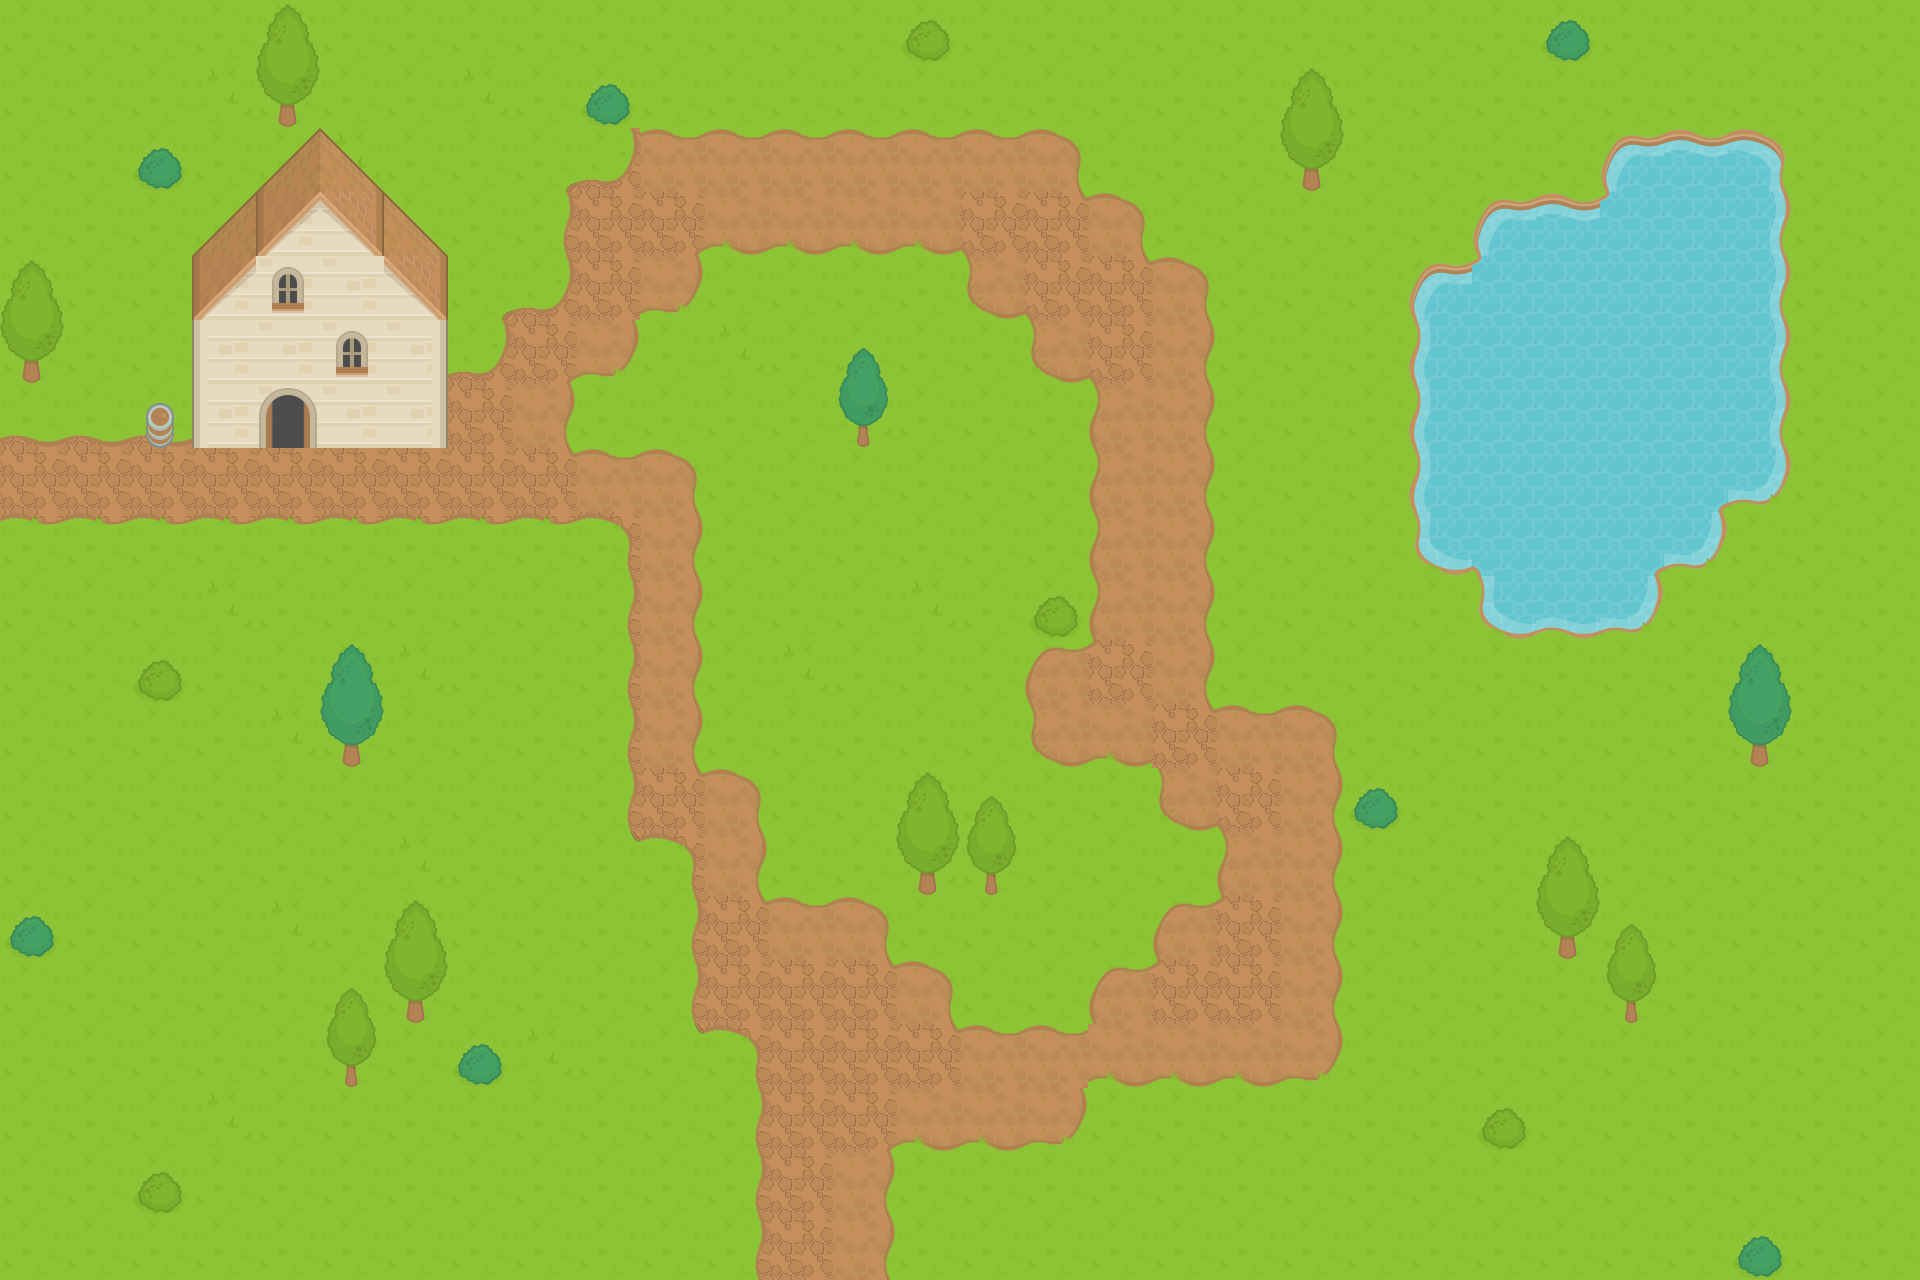

A level layout from a 2D game, rendered from its tile map. Below: a short description, then the map file with its tile-grid data intact:
An orthogonal 30x20 tile map with 64x64 px tiles, 5 tile layers (ground, house-bg, house-fg, trees, ...).

<map version="1.9" tiledversion="1.9.2" orientation="orthogonal" renderorder="right-down" width="30" height="20" tilewidth="64" tileheight="64" infinite="0" nextlayerid="6" nextobjectid="1">
 <editorsettings>
  <export target="../public/assets/json/levelOne-map.json" format="json" />
 </editorsettings>
 <tileset firstgid="1" name="main" tilewidth="64" tileheight="64" tilecount="247" columns="19">
  <image source="../public/assets/images/levels-map.png" width="1277" height="832" />
 </tileset>
 <layer id="1" name="ground" width="30" height="20">
  <data encoding="csv">
21,21,21,21,21,21,21,21,21,21,21,21,21,21,21,21,21,21,21,21,21,21,21,21,21,21,21,21,21,21,
21,21,21,43,21,21,21,43,21,21,21,21,21,21,21,21,21,21,21,21,21,21,21,21,21,21,21,21,21,21,
21,21,21,21,21,43,21,21,4,41,7,7,7,7,7,7,8,21,21,21,21,21,21,21,21,21,21,21,21,21,
21,21,21,21,43,21,21,21,22,26,9,45,45,45,45,10,28,8,21,21,21,21,21,21,21,21,21,21,21,21,
21,21,21,21,21,21,43,4,41,26,46,21,21,21,21,44,10,28,8,21,21,21,21,21,21,21,21,21,21,21,
21,21,21,43,21,21,4,41,9,46,21,43,21,21,21,21,44,10,27,21,21,21,21,21,21,21,21,21,21,21,
40,40,40,40,40,40,41,26,27,21,21,21,21,43,21,21,21,25,27,21,21,21,21,21,21,21,21,21,21,21,
26,26,26,26,26,26,26,26,28,7,8,21,21,21,21,21,21,25,27,21,21,21,21,21,21,21,21,21,21,21,
2,2,2,2,2,2,2,2,2,3,27,21,21,21,21,21,21,25,27,21,21,21,21,21,21,21,21,21,21,21,
21,21,21,43,21,21,21,21,21,22,27,21,21,21,43,21,21,25,27,21,21,21,21,21,21,21,21,21,21,21,
21,21,21,21,21,21,43,21,21,22,27,21,43,21,21,21,6,29,27,21,21,21,21,21,21,21,21,21,21,21,
21,21,21,21,43,21,21,21,21,22,27,21,21,21,21,21,44,45,28,7,8,21,21,21,21,21,21,21,21,21,
21,21,21,21,21,21,21,21,21,22,28,8,21,21,21,21,21,21,44,10,27,21,21,21,21,21,21,21,21,21,
21,21,21,21,21,21,43,21,21,23,3,27,21,21,43,21,21,21,21,25,27,21,21,21,21,21,21,21,21,21,
21,21,21,21,43,21,21,21,21,21,22,28,7,8,21,21,21,21,6,29,27,21,21,21,21,21,21,21,21,21,
21,21,21,21,21,21,21,21,21,21,22,26,26,28,8,21,21,6,29,26,27,21,21,21,21,21,21,21,21,21,
21,21,21,21,21,21,21,21,43,21,23,3,26,26,28,7,7,45,45,45,46,21,21,21,21,21,21,21,21,21,
21,21,21,43,21,21,21,21,21,21,21,22,26,9,45,45,46,21,21,21,21,21,21,21,21,21,21,21,21,21,
21,21,21,21,21,21,21,21,21,21,21,22,26,27,21,21,21,21,21,21,21,21,21,21,21,21,21,21,21,21,
21,21,21,21,21,21,21,21,21,21,21,22,26,27,21,21,21,21,21,21,21,21,21,21,21,21,21,21,21,21
</data>
 </layer>
 <layer id="5" name="house-bg" width="30" height="20" locked="1">
  <data encoding="csv">
0,0,0,0,0,0,0,0,0,0,0,0,0,0,0,0,0,0,0,0,0,0,0,0,0,0,0,0,0,0,
0,0,0,0,0,0,0,0,0,0,0,0,0,0,0,0,0,0,0,0,0,0,0,0,0,0,0,0,0,0,
0,0,0,0,0,0,0,0,0,0,0,0,0,0,0,0,0,0,0,0,0,0,0,0,0,0,0,0,0,0,
0,0,0,0,97,97,0,0,0,0,0,0,0,0,0,0,0,0,0,0,0,0,0,0,0,0,0,0,0,0,
0,0,0,97,97,97,97,0,0,0,0,0,0,0,0,0,0,0,0,0,0,0,0,0,0,0,0,0,0,0,
0,0,0,97,97,97,97,0,0,0,0,0,0,0,0,0,0,0,0,0,0,0,0,0,0,0,0,0,0,0,
0,0,0,97,97,97,97,0,0,0,0,0,0,0,0,0,0,0,0,0,0,0,0,0,0,0,0,0,0,0,
0,0,0,0,0,0,0,0,0,0,0,0,0,0,0,0,0,0,0,0,0,0,0,0,0,0,0,0,0,0,
0,0,0,0,0,0,0,0,0,0,0,0,0,0,0,0,0,0,0,0,0,0,0,0,0,0,0,0,0,0,
0,0,0,0,0,0,0,0,0,0,0,0,0,0,0,0,0,0,0,0,0,0,0,0,0,0,0,0,0,0,
0,0,0,0,0,0,0,0,0,0,0,0,0,0,0,0,0,0,0,0,0,0,0,0,0,0,0,0,0,0,
0,0,0,0,0,0,0,0,0,0,0,0,0,0,0,0,0,0,0,0,0,0,0,0,0,0,0,0,0,0,
0,0,0,0,0,0,0,0,0,0,0,0,0,0,0,0,0,0,0,0,0,0,0,0,0,0,0,0,0,0,
0,0,0,0,0,0,0,0,0,0,0,0,0,0,0,0,0,0,0,0,0,0,0,0,0,0,0,0,0,0,
0,0,0,0,0,0,0,0,0,0,0,0,0,0,0,0,0,0,0,0,0,0,0,0,0,0,0,0,0,0,
0,0,0,0,0,0,0,0,0,0,0,0,0,0,0,0,0,0,0,0,0,0,0,0,0,0,0,0,0,0,
0,0,0,0,0,0,0,0,0,0,0,0,0,0,0,0,0,0,0,0,0,0,0,0,0,0,0,0,0,0,
0,0,0,0,0,0,0,0,0,0,0,0,0,0,0,0,0,0,0,0,0,0,0,0,0,0,0,0,0,0,
0,0,0,0,0,0,0,0,0,0,0,0,0,0,0,0,0,0,0,0,0,0,0,0,0,0,0,0,0,0,
0,0,0,0,0,0,0,0,0,0,0,0,0,0,0,0,0,0,0,0,0,0,0,0,0,0,0,0,0,0
</data>
 </layer>
 <layer id="4" name="house-fg" width="30" height="20" locked="1">
  <data encoding="csv">
0,0,0,0,0,0,0,0,0,0,0,0,0,0,0,0,0,0,0,0,0,0,0,0,0,0,0,0,0,0,
0,0,0,0,0,0,0,0,0,0,0,0,0,0,0,0,0,0,0,0,0,0,0,0,0,0,0,0,0,0,
0,0,0,0,117,118,0,0,0,0,0,0,0,0,0,0,0,0,0,0,0,0,0,0,0,0,0,0,0,0,
0,0,0,117,155,156,118,0,0,0,0,0,0,0,0,0,0,0,0,0,0,0,0,0,0,0,0,0,0,0,
0,0,0,155,203,0,156,0,0,0,0,0,0,0,0,0,0,0,0,0,0,0,0,0,0,0,0,0,0,0,
0,0,0,103,0,203,104,0,0,0,0,0,0,0,0,0,0,0,0,0,0,0,0,0,0,0,0,0,0,0,
0,0,200,103,243,0,104,0,0,0,0,0,0,0,0,0,0,0,0,0,0,0,0,0,0,0,0,0,0,0,
0,0,0,0,0,0,0,0,0,0,0,0,0,0,0,0,0,0,0,0,0,0,0,0,0,0,0,0,0,0,
0,0,0,0,0,0,0,0,0,0,0,0,0,0,0,0,0,0,0,0,0,0,0,0,0,0,0,0,0,0,
0,0,0,0,0,0,0,0,0,0,0,0,0,0,0,0,0,0,0,0,0,0,0,0,0,0,0,0,0,0,
0,0,0,0,0,0,0,0,0,0,0,0,0,0,0,0,0,0,0,0,0,0,0,0,0,0,0,0,0,0,
0,0,0,0,0,0,0,0,0,0,0,0,0,0,0,0,0,0,0,0,0,0,0,0,0,0,0,0,0,0,
0,0,0,0,0,0,0,0,0,0,0,0,0,0,0,0,0,0,0,0,0,0,0,0,0,0,0,0,0,0,
0,0,0,0,0,0,0,0,0,0,0,0,0,0,0,0,0,0,0,0,0,0,0,0,0,0,0,0,0,0,
0,0,0,0,0,0,0,0,0,0,0,0,0,0,0,0,0,0,0,0,0,0,0,0,0,0,0,0,0,0,
0,0,0,0,0,0,0,0,0,0,0,0,0,0,0,0,0,0,0,0,0,0,0,0,0,0,0,0,0,0,
0,0,0,0,0,0,0,0,0,0,0,0,0,0,0,0,0,0,0,0,0,0,0,0,0,0,0,0,0,0,
0,0,0,0,0,0,0,0,0,0,0,0,0,0,0,0,0,0,0,0,0,0,0,0,0,0,0,0,0,0,
0,0,0,0,0,0,0,0,0,0,0,0,0,0,0,0,0,0,0,0,0,0,0,0,0,0,0,0,0,0,
0,0,0,0,0,0,0,0,0,0,0,0,0,0,0,0,0,0,0,0,0,0,0,0,0,0,0,0,0,0
</data>
 </layer>
 <layer id="2" name="trees" width="30" height="20">
  <data encoding="csv">
0,0,0,0,191,0,0,0,0,0,0,0,0,0,172,0,0,0,0,0,0,0,0,0,176,0,0,0,0,0,
0,0,0,0,210,0,0,0,0,176,0,0,0,0,0,0,0,0,0,0,191,0,0,0,0,0,0,0,0,0,
0,0,176,0,0,0,0,0,0,0,0,0,0,0,0,0,0,0,0,0,210,0,0,0,0,0,0,0,0,0,
0,0,0,0,0,0,0,0,0,0,0,0,0,0,0,0,0,0,0,0,0,0,0,0,0,0,0,0,0,0,
191,0,0,0,0,0,0,0,0,0,0,0,0,0,0,0,0,0,0,0,0,0,0,0,0,0,0,0,0,0,
210,0,0,0,0,0,0,0,0,0,0,0,0,196,0,0,0,0,0,0,0,0,0,0,0,0,0,0,0,0,
0,0,0,0,0,0,0,0,0,0,0,0,0,215,0,0,0,0,0,0,0,0,0,0,0,0,0,0,0,0,
0,0,0,0,0,0,0,0,0,0,0,0,0,0,0,0,0,0,0,0,0,0,0,0,0,0,0,0,0,0,
0,0,0,0,0,0,0,0,0,0,0,0,0,0,0,0,0,0,0,0,0,0,0,0,0,0,0,0,0,0,
0,0,0,0,0,0,0,0,0,0,0,0,0,0,0,0,172,0,0,0,0,0,0,0,0,0,0,0,0,0,
0,0,172,0,0,195,0,0,0,0,0,0,0,0,0,0,0,0,0,0,0,0,0,0,0,0,0,195,0,0,
0,0,0,0,0,214,0,0,0,0,0,0,0,0,0,0,0,0,0,0,0,0,0,0,0,0,0,214,0,0,
0,0,0,0,0,0,0,0,0,0,0,0,0,0,191,192,0,0,0,0,0,176,0,0,0,0,0,0,0,0,
0,0,0,0,0,0,0,0,0,0,0,0,0,0,210,211,0,0,0,0,0,0,0,0,191,0,0,0,0,0,
176,0,0,0,0,0,191,0,0,0,0,0,0,0,0,0,0,0,0,0,0,0,0,0,210,192,0,0,0,0,
0,0,0,0,0,192,210,0,0,0,0,0,0,0,0,0,0,0,0,0,0,0,0,0,0,211,0,0,0,0,
0,0,0,0,0,211,0,176,0,0,0,0,0,0,0,0,0,0,0,0,0,0,0,0,0,0,0,0,0,0,
0,0,0,0,0,0,0,0,0,0,0,0,0,0,0,0,0,0,0,0,0,0,0,172,0,0,0,0,0,0,
0,0,172,0,0,0,0,0,0,0,0,0,0,0,0,0,0,0,0,0,0,0,0,0,0,0,0,0,0,0,
0,0,0,0,0,0,0,0,0,0,0,0,0,0,0,0,0,0,0,0,0,0,0,0,0,0,0,176,0,0
</data>
 </layer>
 <layer id="3" name="water" width="30" height="20" locked="1">
  <data encoding="csv">
0,0,0,0,0,0,0,0,0,0,0,0,0,0,0,0,0,0,0,0,0,0,0,0,0,0,0,0,0,0,
0,0,0,0,0,0,0,0,0,0,0,0,0,0,0,0,0,0,0,0,0,0,0,0,0,0,0,0,0,0,
0,0,0,0,0,0,0,0,0,0,0,0,0,0,0,0,0,0,0,0,0,0,0,0,0,11,12,13,0,0,
0,0,0,0,0,0,0,0,0,0,0,0,0,0,0,0,0,0,0,0,0,0,0,11,12,34,31,32,0,0,
0,0,0,0,0,0,0,0,0,0,0,0,0,0,0,0,0,0,0,0,0,0,11,34,31,31,31,32,0,0,
0,0,0,0,0,0,0,0,0,0,0,0,0,0,0,0,0,0,0,0,0,0,30,31,31,31,31,32,0,0,
0,0,0,0,0,0,0,0,0,0,0,0,0,0,0,0,0,0,0,0,0,0,30,31,31,31,31,32,0,0,
0,0,0,0,0,0,0,0,0,0,0,0,0,0,0,0,0,0,0,0,0,0,30,31,31,31,14,51,0,0,
0,0,0,0,0,0,0,0,0,0,0,0,0,0,0,0,0,0,0,0,0,0,49,15,31,14,51,0,0,0,
0,0,0,0,0,0,0,0,0,0,0,0,0,0,0,0,0,0,0,0,0,0,0,49,50,51,0,0,0,0,
0,0,0,0,0,0,0,0,0,0,0,0,0,0,0,0,0,0,0,0,0,0,0,0,0,0,0,0,0,0,
0,0,0,0,0,0,0,0,0,0,0,0,0,0,0,0,0,0,0,0,0,0,0,0,0,0,0,0,0,0,
0,0,0,0,0,0,0,0,0,0,0,0,0,0,0,0,0,0,0,0,0,0,0,0,0,0,0,0,0,0,
0,0,0,0,0,0,0,0,0,0,0,0,0,0,0,0,0,0,0,0,0,0,0,0,0,0,0,0,0,0,
0,0,0,0,0,0,0,0,0,0,0,0,0,0,0,0,0,0,0,0,0,0,0,0,0,0,0,0,0,0,
0,0,0,0,0,0,0,0,0,0,0,0,0,0,0,0,0,0,0,0,0,0,0,0,0,0,0,0,0,0,
0,0,0,0,0,0,0,0,0,0,0,0,0,0,0,0,0,0,0,0,0,0,0,0,0,0,0,0,0,0,
0,0,0,0,0,0,0,0,0,0,0,0,0,0,0,0,0,0,0,0,0,0,0,0,0,0,0,0,0,0,
0,0,0,0,0,0,0,0,0,0,0,0,0,0,0,0,0,0,0,0,0,0,0,0,0,0,0,0,0,0,
0,0,0,0,0,0,0,0,0,0,0,0,0,0,0,0,0,0,0,0,0,0,0,0,0,0,0,0,0,0
</data>
 </layer>
</map>
